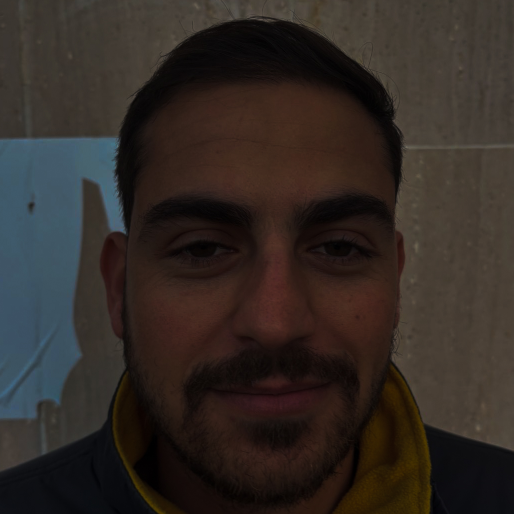
#> input picture yoav_first_code/data/test/3.jpeg, 1028 x 1028 px, found by its file name (shown at 1/2 size)
$ python low_light_agent.py
#> lines starting #> are read from the running program, lines starting #| are printed output that depends on the picture; long printed decimals are rounded
#> in main, original is the input picture: shape (1028, 1028, 3); mean B, G, R 37.1, 41.7, 49.5
import os
import cv2
import numpy as np


class DynamicLowLightAgent:
    def __init__(self):
        pass

    def _get_dynamic_params(self, l_channel):
        avg_brightness = np.mean(l_channel)

        # handel for different dark images
        print("avg_brightness:", avg_brightness) # test to see the avg_brightness
        if avg_brightness < 20:
            clip_limit, gamma, denoise = 6.0, 0.80, 10
        elif avg_brightness < 30:
            clip_limit, gamma, denoise = 5.0, 0.85, 10
        elif avg_brightness < 40:
            clip_limit, gamma, denoise =  3.0, 0.85, 7
        elif avg_brightness < 80:
            clip_limit, gamma, denoise = 2, 1.0, 2
        else:
            clip_limit, gamma, denoise = 0, 1.0, 0

        return clip_limit, gamma, denoise

    def process(self, image):

        if image is None: return None
        #LAB - format for allows the agent to isolate the L (Lightness) channel
        lab = cv2.cvtColor(image, cv2.COLOR_BGR2LAB)
#> lab: shape (1028, 1028, 3); mean of channels 0, 1, 2 45.1, 131.1, 132.5
        l, a, b = cv2.split(lab)
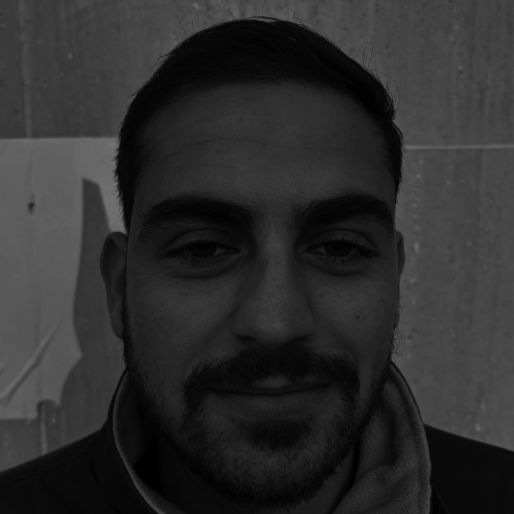
#> l: shape (1028, 1028) (shown at 1/2 size); min 0, max 142, mean 45.1
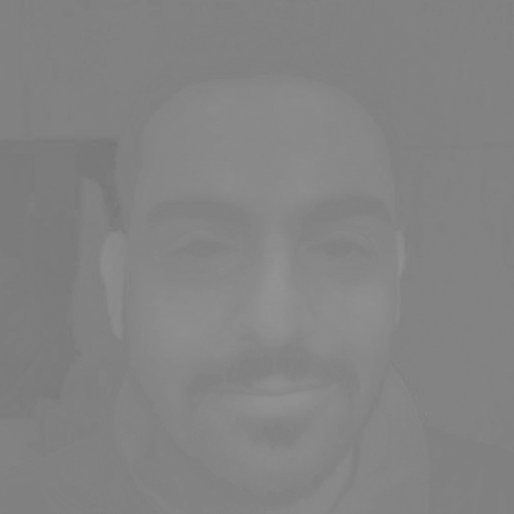
#> a: shape (1028, 1028) (shown at 1/2 size); min 112, max 148, mean 131.1

        clip, gamma, denoise = self._get_dynamic_params(l)
#> in _get_dynamic_params, `avg_brightness = np.mean(l_channel)`: avg_brightness = 45.08
#| avg_brightness: 45.081
#> clip = 2; gamma = 1; denoise = 2

        # --- NEW: Early Exit Logic ---
        if clip == 0 and gamma == 1.0 and denoise == 0:
            return image  # Return the original BGR image without any math
        # -----------------------------
        # 1. Subtle CLAHE to avoid "ugly" grain

        clahe = cv2.createCLAHE(clipLimit=clip, tileGridSize=(16, 16))
        enhanced_l = clahe.apply(l)
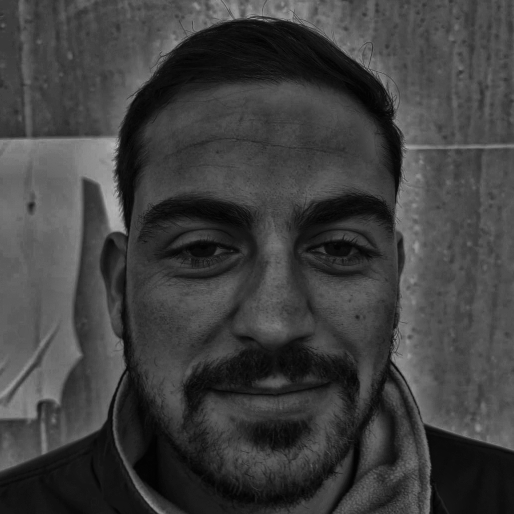
#> enhanced_l: shape (1028, 1028) (shown at 1/2 size); min 1, max 191, mean 63.1

        # 2. Merge back to BGR
        merged = cv2.merge((enhanced_l, a, b))
#> merged: shape (1028, 1028, 3); mean of channels 0, 1, 2 63.1, 131.1, 132.5
        enhanced_bgr = cv2.cvtColor(merged, cv2.COLOR_LAB2BGR)
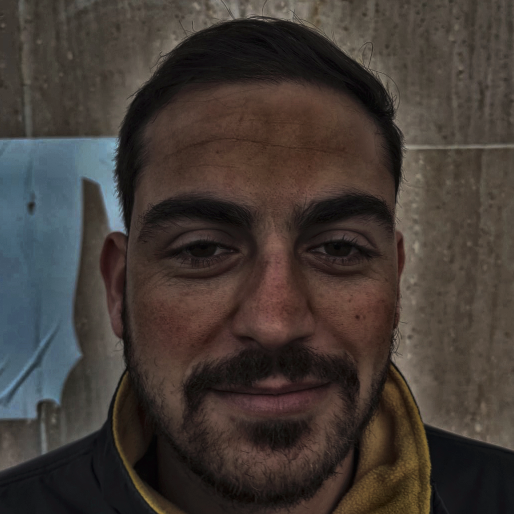
#> enhanced_bgr: shape (1028, 1028, 3) (shown at 1/2 size); mean B, G, R 52.9, 57.8, 66

        # 3. Smoother Gamma (avoids the ghostly skin tone)
        inv_gamma = 1.0 / gamma
#> inv_gamma = 1
        table = np.array([((i / 255.0) ** inv_gamma) * 255 for i in np.arange(0, 256)]).astype("uint8")
#> table = 256 values from 0 to 255
        final_bgr = cv2.LUT(enhanced_bgr, table)

        # 4. Light Denoising - specifically for the 'face grain'
        if denoise > 0:
            final_bgr = cv2.fastNlMeansDenoisingColored(final_bgr, None, denoise, denoise, 7, 21)

        return final_bgr

def main():
        print("---  Testing Low Light Agent ---")

        # 1. Initialize the Agent
        agent = DynamicLowLightAgent()

        # 2. Load a dark image
        img_path = r"C:\Users\Your0124\pycharm_project_test\data\resnet_dataset\test\3.jpeg"

        if not os.path.exists(img_path):
            print(f" Error: Image not found at {img_path}")
            return

        original = cv2.imread(img_path)

        # 3. Run the Agent
        result = agent.process(original)

        # 4. Show Side-by-Side Comparison
        # We stack them horizontally (Left: Original, Right: Fixed)
        comparison = np.hstack((original, result))
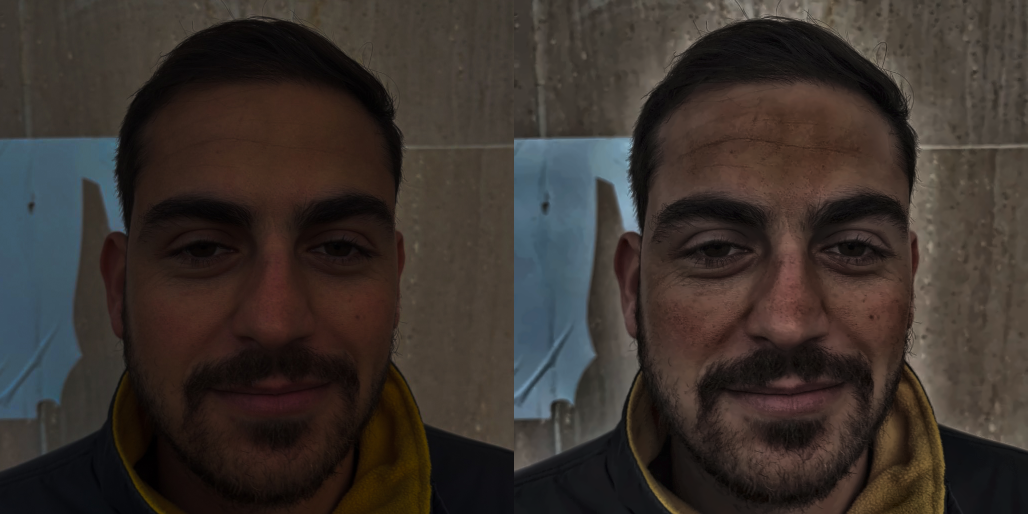
#> comparison: shape (1028, 2056, 3) (shown at 1/2 size); mean B, G, R 44.8, 49.5, 57.5

        # Optional: Resize if the image is too big for your screen
        h, w = comparison.shape[:2]
#> h = 1028; w = 2056
        if w > 1500:
            scale = 1500 / w
#> scale = 0.73
            comparison = cv2.resize(comparison, None, fx=scale, fy=scale)
#> comparison: shape (750, 1500, 3)

        cv2.imshow("Left: Original (Dark) | Right: Agent Result (Enhanced)", comparison)

        print("Press any key to close...")
        cv2.waitKey(0)
        cv2.destroyAllWindows()

if __name__ == "__main__":
    main()
